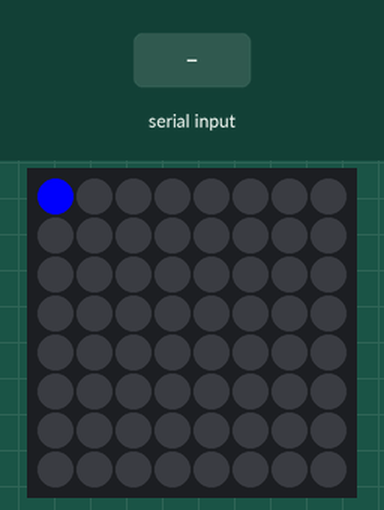
The program below on a simulated Raspberry Pi (BCM pin numbers) with a Sense HAT. Shown: the Sense HAT's 8×8 RGB LED matrix. The test bench sets the inputs (shaded band). What the program prints to the terminal is not drawn.

Above: at 0.1 s.
At 0.5 s:
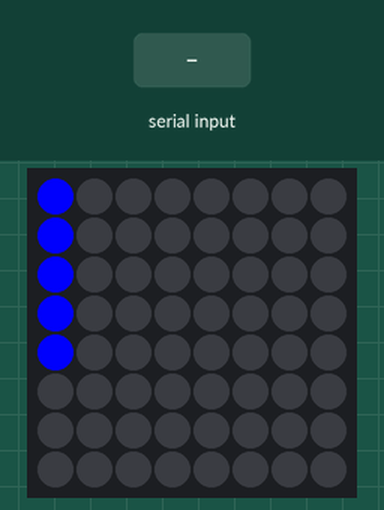
At 6.4 s:
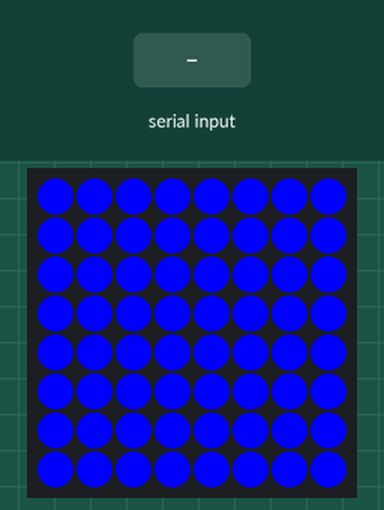
12.7 s: "5" typed at the terminal, then Enter
14.2 s: "90" typed at the terminal, then Enter
15.7 s: "200" typed at the terminal, then Enter
Timing chart, 0 to 18.7 s (numbered marks = the images above; inputs shaded):
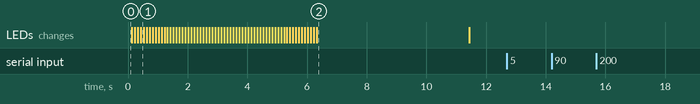

The program:

nested_loops__2_.py
```python
#nested_loops.py
from sense_hat import SenseHat
from time import sleep

def main():
    for i in range(1,4):
        for j in range(0,5,2):
            print("i = " + str(i) + "j = " + str(j))

    sense = SenseHat()
    for row in range(0,8):
        for col in range(0,8):
            sense.set_pixel(row,col,[0,0,255])
            sleep(0.1)
    sleep(5)
    sense.clear()

    days_list = ["Monday","Tuesday","Wednesday",\
                 "Thursday","Friday"]

    total_hours = 0
    for empid in range(1,4):
        print("Enter the hours for employee " + str(empid))
        emp_hours = 0
        for i in range(len(days_list)):
            print(days_list[i])
            hours = int(input("Enter hours "))
            if hours < 0:
                #break #break out of the inner loop
                continue #continue to the next iteration of the inner loop
            emp_hours += hours
        total_hours += emp_hours
        print(str(empid) + " worked " + str(emp_hours) +\
              " hours")
    print("total hours worked {:.2f}".format(total_hours))

main()
```

Measured:
- after the input at 12.7 s, every drawn part: stays the same
- after the input at 14.2 s, every drawn part: stays the same
- after the input at 15.7 s, every drawn part: stays the same
- what the display in image 2 shows lasts 5.1 s, from 6.3 s to 11.4 s
